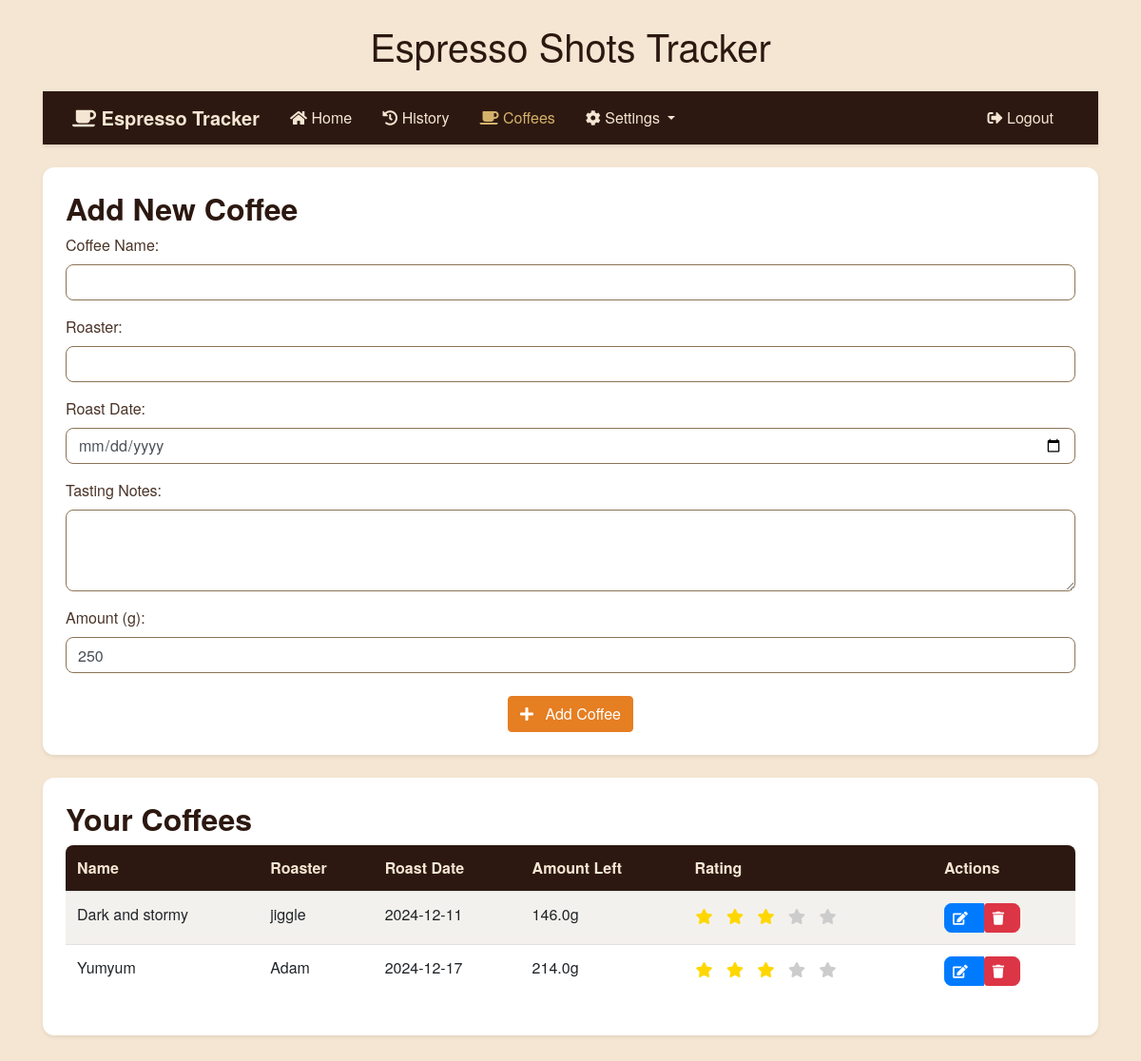
The app's page /coffee (signed in) with its own data.
### models.py (models this page shows, shortened)
class Coffee(db.Model):
    id = db.Column(db.Integer, primary_key=True)
    user_id = db.Column(db.Integer, db.ForeignKey('user.id', name='fk_coffee_user'), nullable=False)
    name = db.Column(db.String(100), nullable=False)
    roaster = db.Column(db.String(100), nullable=False)
    roast_date = db.Column(db.Date, nullable=False)
    tasting_notes = db.Column(db.Text)
    grams = db.Column(db.Float, nullable=False)
    rating = db.Column(db.Integer, nullable=True)
    created_at = db.Column(db.DateTime, nullable=False, default=datetime.utcnow)

### routes.py (the view)
    @app.route('/coffee', methods=['GET'])
    @login_required
    def coffee_list():
        coffees = Coffee.query.filter_by(user_id=current_user.id).order_by(Coffee.created_at.desc()).all()
        return render_template('coffee.html',
                             coffees=coffees,
                             COFFEE_SETTINGS=COFFEE_SETTINGS)

### app.py (called while the page is built)
@login_manager.user_loader
def load_user(user_id):
    return User.query.get(int(user_id))

### templates/coffee.html
{% extends 'base.html' %}
{% block content %}
<div class="card shadow-sm p-4">
    <h2 class="card-title text-center">Add New Coffee</h2>
    <form method="POST" action="{{ url_for('add_coffee') }}">
        <div class="form-group">
            <label for="name">Coffee Name:</label>
            <input type="text" class="form-control" id="name" name="name" required>
        </div>
        <div class="form-group">
            <label for="roaster">Roaster:</label>
            <input type="text" class="form-control" id="roaster" name="roaster" required>
        </div>
        <div class="form-group">
            <label for="roast_date">Roast Date:</label>
            <input type="date" class="form-control" id="roast_date" name="roast_date" required>
        </div>
        <div class="form-group">
            <label for="tasting_notes">Tasting Notes:</label>
            <textarea class="form-control" id="tasting_notes" name="tasting_notes" rows="3"></textarea>
        </div>
        <div class="form-group">
            <label for="grams">Amount ({{ COFFEE_SETTINGS['GRAMS']['unit'] }}):</label>
            <input type="number"
                   class="form-control"
                   id="grams"
                   name="grams"
                   min="{{ COFFEE_SETTINGS['GRAMS']['min'] }}"
                   max="{{ COFFEE_SETTINGS['GRAMS']['max'] }}"
                   step="{{ COFFEE_SETTINGS['GRAMS']['step'] }}"
                   value="{{ COFFEE_SETTINGS['GRAMS']['default'] }}"
                   required>
        </div>
        <div class="text-center mt-4">
            <button type="submit" class="btn btn-burnt-orange">
                <i class="fas fa-plus"></i> Add Coffee
            </button>
        </div>
    </form>
</div>
<div class="card shadow-sm p-4 mt-4">
    <h2 class="card-title text-center">Your Coffees</h2>
    <div class="table-responsive">
        <table class="table table-striped">
            <thead>
                <tr>
                    <th>Name</th>
                    <th>Roaster</th>
                    <th>Roast Date</th>
                    <th>Amount Left</th>
                    <th>Rating</th>
                    <th>Actions</th>
                </tr>
            </thead>
            <tbody>
                {% for coffee in coffees %}
                <tr>
                    <td>{{ coffee.name }}</td>
                    <td>{{ coffee.roaster }}</td>
                    <td>{{ coffee.roast_date.strftime('%Y-%m-%d') }}</td>
                    <td>{{ coffee.grams }}g</td>
                    <td>
                        <div class="star-rating">
                            <form method="POST" class="d-inline" style="white-space: nowrap;">
                                {% for i in range(1, 6) %}
                                <button type="submit"
                                        formaction="{{ url_for('rate_coffee', coffee_id=coffee.id, rating=i) }}"
                                        class="btn btn-link p-0 m-0"
                                        style="color: {% if coffee.rating and i <= coffee.rating %}#ffd700{% else %}#ccc{% endif %}">
                                    <i class="fas fa-star"></i>
                                </button>
                                {% endfor %}
                            </form>
                        </div>
                    </td>
                    <td>
                        <div class="btn-group">
                            <a href="{{ url_for('edit_coffee', coffee_id=coffee.id) }}" class="btn btn-sm btn-primary">
                                <i class="fas fa-edit"></i>
                            </a>
                            <form method="POST"
                                  action="{{ url_for('delete_coffee', coffee_id=coffee.id) }}"
                                  class="d-inline"
                                  onsubmit="return confirm('Are you sure you want to delete this coffee?');">
                                <button type="submit" class="btn btn-sm btn-danger">
                                    <i class="fas fa-trash"></i>
                                </button>
                            </form>
                        </div>
                    </td>
                </tr>
                {% endfor %}
            </tbody>
        </table>
    </div>
</div>
{% endblock %}

### static/style.css (style rules this page uses)
:root { --coffee-dark: #2C1810; --coffee-medium: #4A3428; --coffee-light: #8B7355; --crema: #D4B16A; --foam: #F5E6D3; --accent: #E67E22; }
body { font-family: 'Helvetica Neue', Arial, sans-serif; background-color: var(--foam); margin-bottom: 60px; }
h1, h2 { color: var(--coffee-dark); }
.card { border: none; border-radius: 12px; box-shadow: 0 4px 6px rgba(0, 0, 0, 0.1); background-color: white; }
.btn-burnt-orange { background-color: var(--accent); border-color: var(--accent); color: white; }
.table { border-radius: 8px; overflow: hidden; }
.table thead th { background-color: var(--coffee-dark); color: var(--foam); border: none; }
.table-striped tbody tr:nth-of-type(odd) { background-color: rgba(139, 115, 85, 0.1); }
.form-control { border-radius: 8px; border: 1px solid var(--coffee-light); }
.card-title { color: var(--coffee-dark); font-weight: 600; }
a { color: var(--accent); }
label { color: var(--coffee-medium); font-weight: 500; }
.btn-group { border-radius: 8px; overflow: hidden; }
.btn i { margin-right: 0.5rem; }
.card-title { display: flex; align-items: center; margin-bottom: 0.5rem; }
.star-rating { display: inline-flex; align-items: center; gap: 2px; }
.star-rating .btn-link { text-decoration: none; transition: transform 0.1s; }
.star-rating form { display: inline-flex; gap: 2px; }

### records on screen
Coffee: name "Dark and stormy", roaster "jiggle", roast_date "2024-12-11", grams "146.0"
Coffee: name "Yumyum", roaster "Adam", roast_date "2024-12-17", grams "214.0"

### other values on screen
{{ COFFEE_SETTINGS['GRAMS']['unit'] }} "g"
